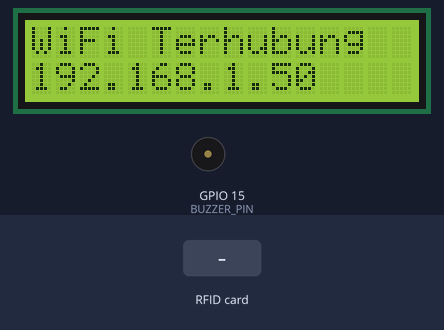
Recording of a sketch running on a simulated ESP8266 (NodeMCU). On the bench: 16×2 character LCD, buzzer (waves = sounding, pin HIGH). Inputs (shaded band) come from the test bench. WiFi joins after 1.5 s; servers stay silent unless stated; uploads are accepted with an empty reply; what the sketch prints to the serial monitor is not drawn.

Above: at 1.7 s.
At 4.8 s:
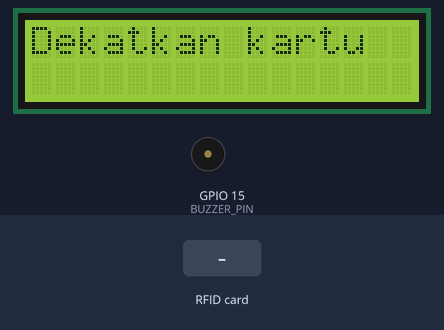
4.9 s: RFID card 5E 7A 19 C4 held to the reader
At 5.5 s:
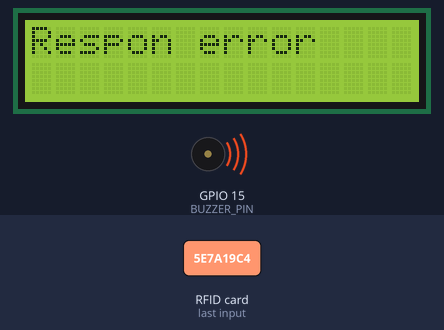
At 6.8 s:
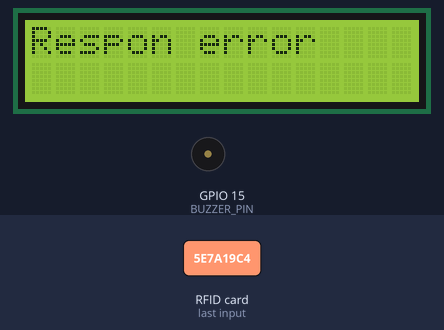
Timing chart, 0 to 8.3 s (numbered marks = the images above; inputs shaded):
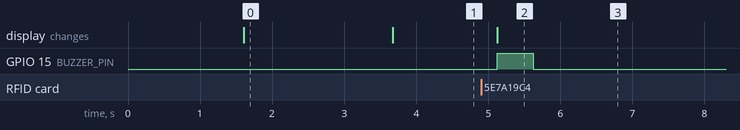

Measured:
- after the input at 4.9 s, GPIO 15 (BUZZER_PIN): LOW → HIGH after 0.22 s, → LOW 0.50 s later; the display: changes after 0.22 s (image 2)
- what the display in image 0 shows lasts 2.1 s, from 1.6 s to 3.7 s

The sketch:

esp_code.ino
```cpp
#include <ArduinoJson.h>
#include <SPI.h>
#include <MFRC522.h>
#include <ESP8266HTTPClient.h>
#include <ESP8266WiFi.h>
#include <LiquidCrystal_I2C.h>

// Konfigurasi WiFi
const char* ssid = "Samsung A22 5G";
const char* password = "sgbg01637";

// Endpoint API tujuan
const char* host = "192.168.202.72";
const char* apiPath = "/employe-attendances/card-attendance";

// Pin RFID & Buzzer
#define SDA_PIN 2      // D4
#define RST_PIN 3      // D3
#define BUZZER_PIN 15  // D8

MFRC522 mfrc522(SDA_PIN, RST_PIN);
LiquidCrystal_I2C lcd(0x27, 16, 2);  // Alamat I2C LCD

void printToLCD(String text) {
  lcd.clear();

  int splitIndex = 16;
  if (text.length() > 16) {
    for (int i = 15; i >= 0; i--) {
      if (text.charAt(i) == ' ') {
        splitIndex = i;
        break;
      }
    }
  }

  String line1 = text.substring(0, splitIndex);
  String line2 = "";

  if (text.length() > splitIndex) {
    line2 = text.substring(splitIndex);
    line2.trim(); // Hapus spasi di awal
  }

  lcd.setCursor(0, 0);
  lcd.print(line1);
  lcd.setCursor(0, 1);
  lcd.print(line2.substring(0, 16)); // Batas maksimal LCD
}

void setup() {
  Serial.begin(115200);

  // LCD
  lcd.begin();
  lcd.backlight();
  lcd.setCursor(0, 0);
  lcd.print("Inisialisasi...");

  // WiFi
  WiFi.hostname("NodeMCU");
  WiFi.begin(ssid, password);

  while (WiFi.status() != WL_CONNECTED) {
    delay(500);
    Serial.print(".");
  }

  lcd.clear();
  lcd.print("WiFi Terhubung");
  lcd.setCursor(0, 1);
  lcd.print(WiFi.localIP());
  delay(2000);
  lcd.clear();

  // RFID
  SPI.begin();
  mfrc522.PCD_Init();
  lcd.print("Dekatkan kartu");

  // Buzzer
  pinMode(BUZZER_PIN, OUTPUT);
  digitalWrite(BUZZER_PIN, LOW);
}

void loop() {
  if (!mfrc522.PICC_IsNewCardPresent() || !mfrc522.PICC_ReadCardSerial())
    return;

  // Ambil UID RFID
  String IDTAG = "";
  for (byte i = 0; i < mfrc522.uid.size; i++) {
    IDTAG += String(mfrc522.uid.uidByte[i], HEX);
  }
  IDTAG.toUpperCase();

  Serial.print("Kartu Terdeteksi: ");
  Serial.println(IDTAG);

  // Kirim ke API
  if (WiFi.status() == WL_CONNECTED) {
    WiFiClient client;
    HTTPClient http;

    String url = String("http://") + host + apiPath;
    http.begin(client, url);
    http.addHeader("Content-Type", "application/json");

    String jsonPayload = "{\"rfid\":\"" + IDTAG + "\"}";
    int httpCode = http.POST(jsonPayload);

    if (httpCode > 0) {
      String response = http.getString();
      Serial.println("Respon: " + response);

      StaticJsonDocument<200> doc;
      DeserializationError error = deserializeJson(doc, response);

      if (!error) {
        const char* message = doc["message"];
        printToLCD(String(message));
      } else {
        printToLCD("Respon error");
      }

      // Buzzer on
      digitalWrite(BUZZER_PIN, HIGH);
      delay(500);
      digitalWrite(BUZZER_PIN, LOW);
    } else {
      printToLCD("Gagal Kirim\n" + http.errorToString(httpCode));

      for (int i = 0; i < 2; i++) {
        digitalWrite(BUZZER_PIN, HIGH);
        delay(200);
        digitalWrite(BUZZER_PIN, LOW);
        delay(200);
      }

      Serial.println("Error kirim: " + http.errorToString(httpCode));
    }

    http.end();
  }

  delay(3000);
  lcd.clear();
  lcd.print("Dekatkan kartu");
}
```
